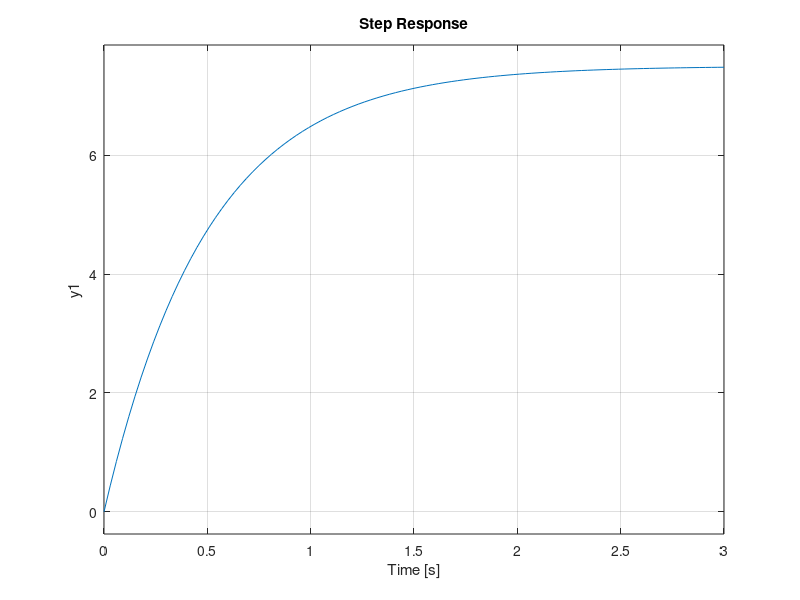
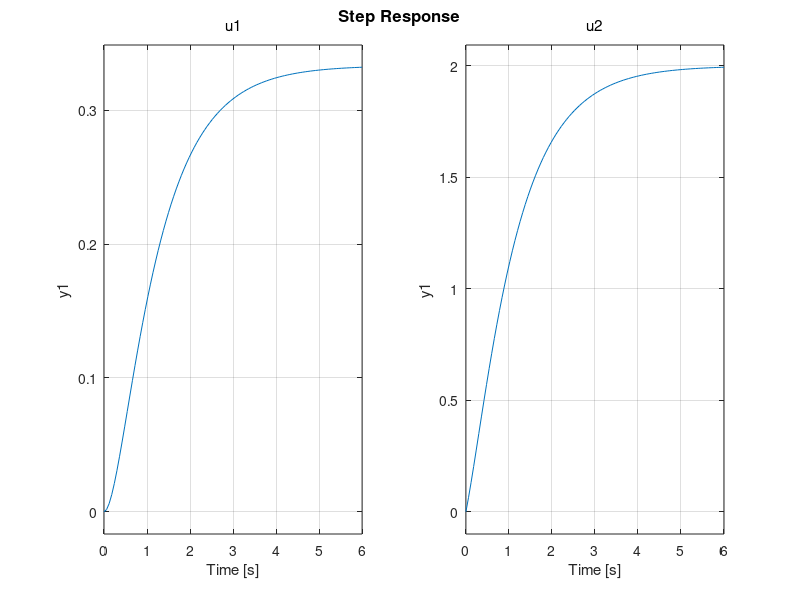
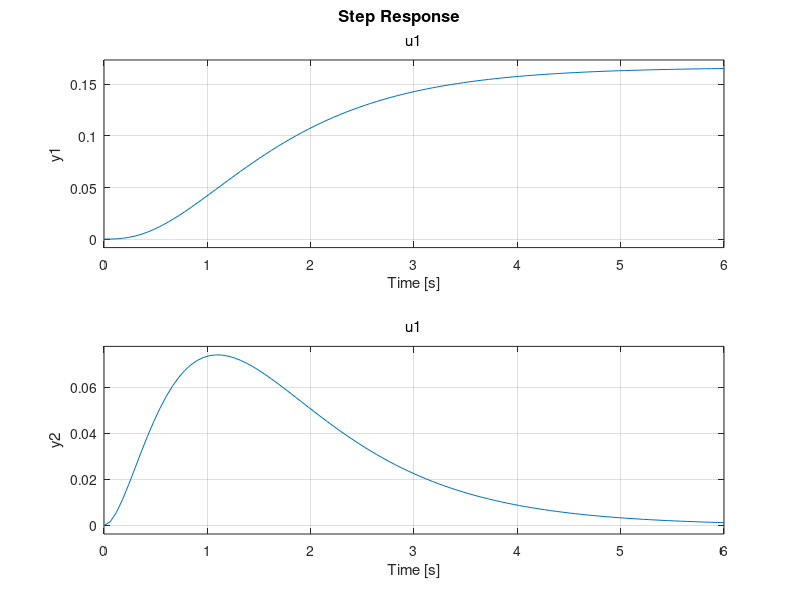
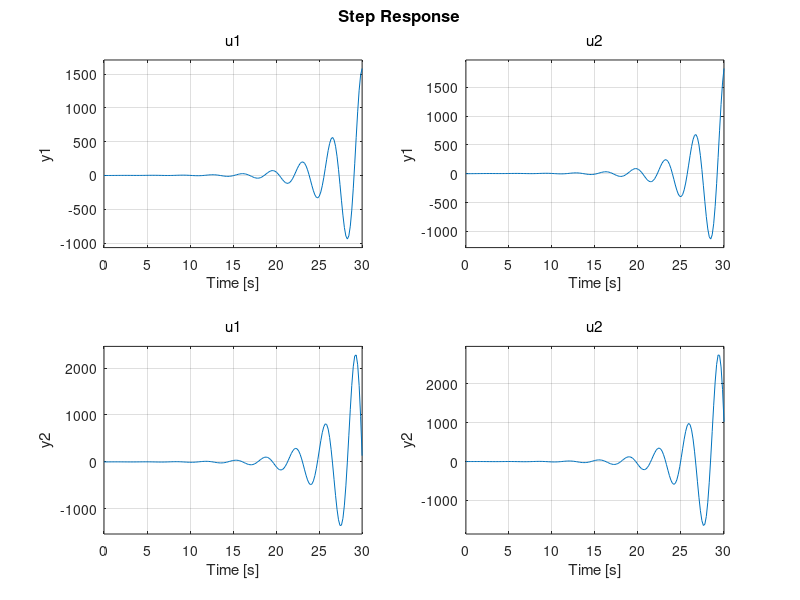

The MATLAB source for these figures, in order:
%ejercicio 1
A = -2;
B = 3;
C = 5;
D = 0;

sys_ss = ss(A,B,C,D);
figure;
step(sys_ss)
disp('funcion de transferencia de 1')

tf(sys_ss)
%% 
%ejercicio 2

A = [0 1; -3 -4];
B = [0 1; 1 2];
C = [1 0];
D = [0 0];

estado2 = ss(A,B,C,D);
figure;
step(estado2);

disp("funcion de transferencia ejercicio 2")
[num1, den1] = ss2tf(A,B,C,D,1);
[num2, den2] = ss2tf(A,B,C,D,2);
disp('matriz 1'),
disp(num1)
disp(den1)
disp('matriz 2'),
disp(num2)
disp(den2)

%%
%ejercicio 3

A = [0 1 0; 0 0 1; -6 -11 -6];
B = [0; 0; 1];
C = [1 0 0; 0 1 0];
D = [0;0];

estado3 = ss(A,B,C,D);
figure;
step(estado3);

[num, den] = ss2tf(A,B,C,D,1);
disp('funcion de transferencia ejercicio 3')
disp('y1(s)/u(s)'), 
disp(num(1,:))
disp(den)
disp('y2(s)/u(s)'), 
disp(num(2,:))
disp(den)

%% 
%%ejercicio 4

A = [0 1 0 0; 0 0 1 0; 0 0 0 1; -2 -5 -3 -1];
B = [0 1; 1 0;0 1; 1 1];
C = [1 0 0 0; 0 1 0 0];
D = [0 0;0 0];

estado4 = ss(A,B,C,D);
figure;
step(estado4);
disp('funciones de transferencia ejericcio 4')
% Funciones de transferencia respecto a u1
[num_u1, den_u1] = ss2tf(A,B,C,D,1);
disp('y1(s)/u1(s)')
disp(num_u1(1,:));
disp(den_u1);
disp('y2(s)/u1(s)')
disp(num_u1(2,:));
disp(den_u1);
% Funciones de transferencia respecto a u2
[num_u2, den_u2] = ss2tf(A,B,C,D,2);
disp('y1(s)/u2(s)')
disp(num_u2(1,:));
disp(den_u2);
disp('y2(s)/u2(s)')
disp(num_u2(2,:));
disp(den_u2);


%% ejercicio 5
A = [0 1 0; 0 0 1; -4 -5 -2];
B = [1 0; 0 1;1 1];
C = [1 0 0; 0 1 1];
D = [1 0;0 1];

estado5 = ss(A,B,C,D);
figure;
step(estado5)
disp('funciones de transferencia ejercicio 5')
% Funciones de transferencia respecto a u1
[num_u1, den_u1] = ss2tf(A,B,C,D,1);
disp('y1(s)/u1(s)')
disp(num_u1(1,:));
disp(den_u1);
disp('y2(s)/u1(s)')
disp(num_u1(2,:));
disp(den_u1);
% Funciones de transferencia respecto a u2
[num_u2, den_u2] = ss2tf(A,B,C,D,2);
disp('y1(s)/u2(s)')
disp(num_u2(1,:));
disp(den_u2);
disp('y2(s)/u2(s)')
disp(num_u2(2,:));
disp(den_u2);